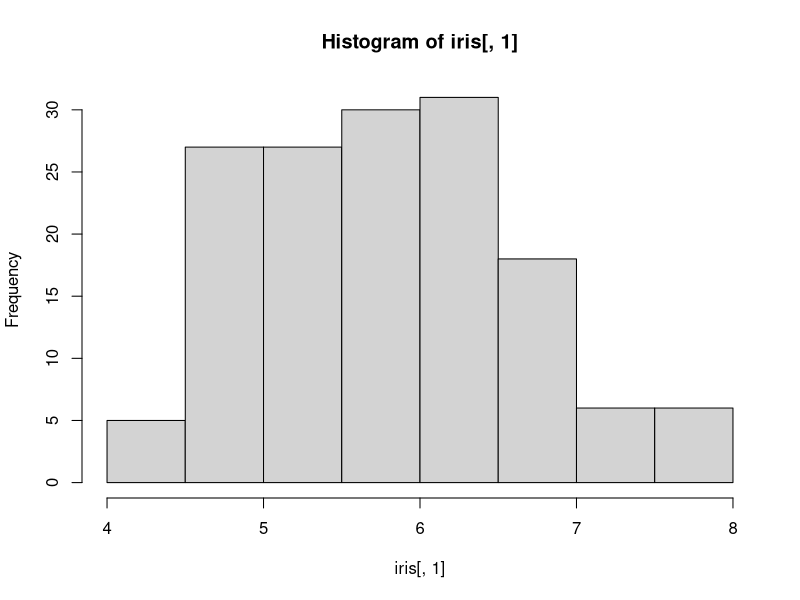
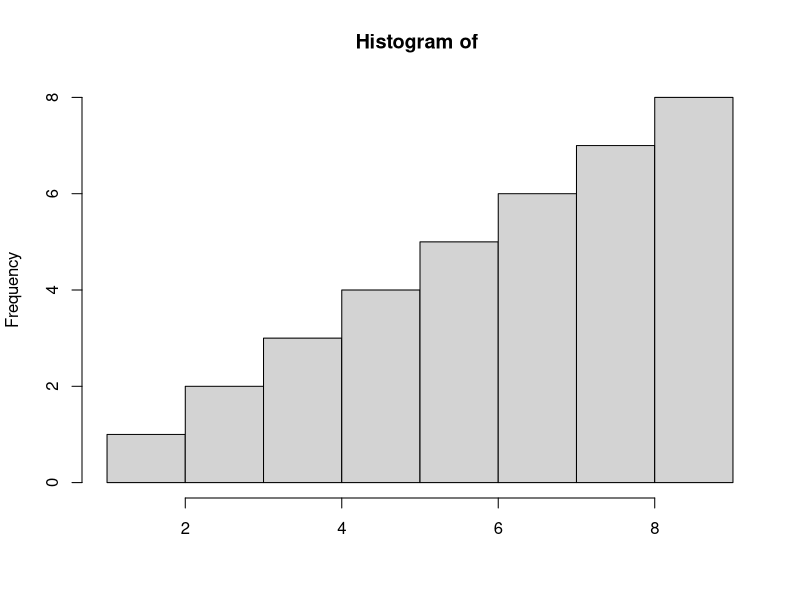

Write R code to recreate these figures, in order.
x=hist(iris[,1])
x
class(x)
b=list()
b[[1]]=1:9
b[[2]]=1:8
b[[3]]=(b$counts/diff(b$breaks))/sum(b$counts)
b[[4]]=(b$breaks[1:8]+b$breaks[2:9])/2
names(b)=c("a","b")
name=names(x)
names(b)=name[1]
names(b)=name[1:2]
names(b)=name[1:3]
names(b)=name[1:4]
class(b)="histogram"
plot(b)

(x$counts/diff(x$breaks))/sum(x$counts)


b=matrix(c(rep(1:4,)),ncol=2,nrow=4)
cor(b)
